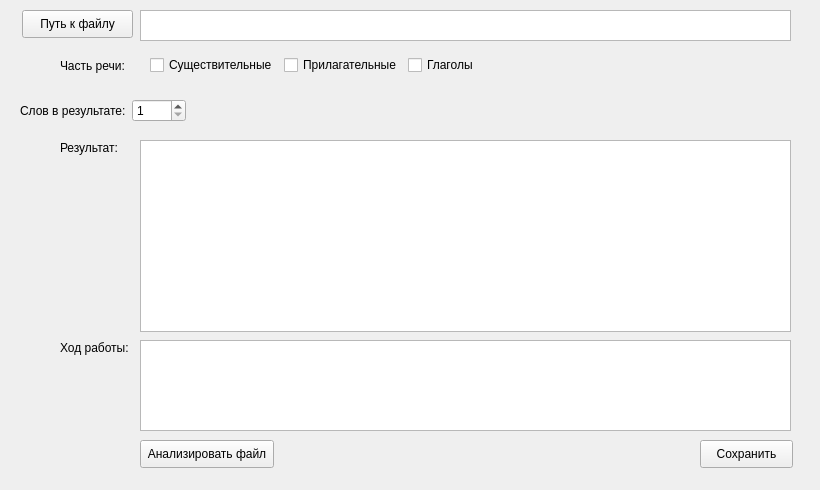
<?xml version="1.0" encoding="UTF-8"?>
<ui version="4.0">
 <class>MainWindow</class>
 <widget class="QMainWindow" name="MainWindow">
  <property name="geometry">
   <rect>
    <x>0</x>
    <y>0</y>
    <width>820</width>
    <height>490</height>
   </rect>
  </property>
  <property name="windowTitle">
   <string>MainWindow</string>
  </property>
  <widget class="QWidget" name="centralwidget">
   <widget class="QListWidget" name="listWidget">
    <property name="geometry">
     <rect>
      <x>140</x>
      <y>140</y>
      <width>651</width>
      <height>192</height>
     </rect>
    </property>
   </widget>
   <widget class="QLabel" name="label_3">
    <property name="geometry">
     <rect>
      <x>60</x>
      <y>140</y>
      <width>61</width>
      <height>16</height>
     </rect>
    </property>
    <property name="text">
     <string>Результат:</string>
    </property>
   </widget>
   <widget class="QPushButton" name="start">
    <property name="geometry">
     <rect>
      <x>140</x>
      <y>440</y>
      <width>134</width>
      <height>28</height>
     </rect>
    </property>
    <property name="text">
     <string>Анализировать файл</string>
    </property>
   </widget>
   <widget class="QPushButton" name="choose_file">
    <property name="geometry">
     <rect>
      <x>22</x>
      <y>10</y>
      <width>111</width>
      <height>28</height>
     </rect>
    </property>
    <property name="text">
     <string>Путь к файлу</string>
    </property>
   </widget>
   <widget class="QTextEdit" name="file_path">
    <property name="geometry">
     <rect>
      <x>140</x>
      <y>10</y>
      <width>651</width>
      <height>31</height>
     </rect>
    </property>
   </widget>
   <widget class="QWidget" name="horizontalLayoutWidget">
    <property name="geometry">
     <rect>
      <x>60</x>
      <y>50</y>
      <width>431</width>
      <height>31</height>
     </rect>
    </property>
    <layout class="QHBoxLayout" name="horizontalLayout">
     <item>
      <widget class="QLabel" name="label">
       <property name="text">
        <string>Часть речи:</string>
       </property>
      </widget>
     </item>
     <item>
      <widget class="QCheckBox" name="checkbox_noun">
       <property name="text">
        <string>Существительные</string>
       </property>
      </widget>
     </item>
     <item>
      <widget class="QCheckBox" name="checkbox_adjective">
       <property name="text">
        <string>Прилагательные</string>
       </property>
      </widget>
     </item>
     <item>
      <widget class="QCheckBox" name="checkbox_verb">
       <property name="text">
        <string>Глаголы</string>
       </property>
      </widget>
     </item>
    </layout>
   </widget>
   <widget class="QWidget" name="horizontalLayoutWidget_2">
    <property name="geometry">
     <rect>
      <x>20</x>
      <y>90</y>
      <width>166</width>
      <height>41</height>
     </rect>
    </property>
    <layout class="QHBoxLayout" name="horizontalLayout_2">
     <item>
      <widget class="QLabel" name="label_2">
       <property name="text">
        <string>Слов в результате:</string>
       </property>
      </widget>
     </item>
     <item>
      <widget class="QSpinBox" name="spinBox">
       <property name="minimum">
        <number>1</number>
       </property>
       <property name="maximum">
        <number>99</number>
       </property>
      </widget>
     </item>
    </layout>
   </widget>
   <widget class="QListWidget" name="message">
    <property name="geometry">
     <rect>
      <x>140</x>
      <y>340</y>
      <width>651</width>
      <height>91</height>
     </rect>
    </property>
   </widget>
   <widget class="QLabel" name="label_4">
    <property name="geometry">
     <rect>
      <x>60</x>
      <y>340</y>
      <width>72</width>
      <height>16</height>
     </rect>
    </property>
    <property name="text">
     <string>Ход работы:</string>
    </property>
   </widget>
   <widget class="QPushButton" name="save_button">
    <property name="geometry">
     <rect>
      <x>700</x>
      <y>440</y>
      <width>93</width>
      <height>28</height>
     </rect>
    </property>
    <property name="text">
     <string>Сохранить</string>
    </property>
   </widget>
  </widget>
 </widget>
 <resources/>
 <connections/>
</ui>
